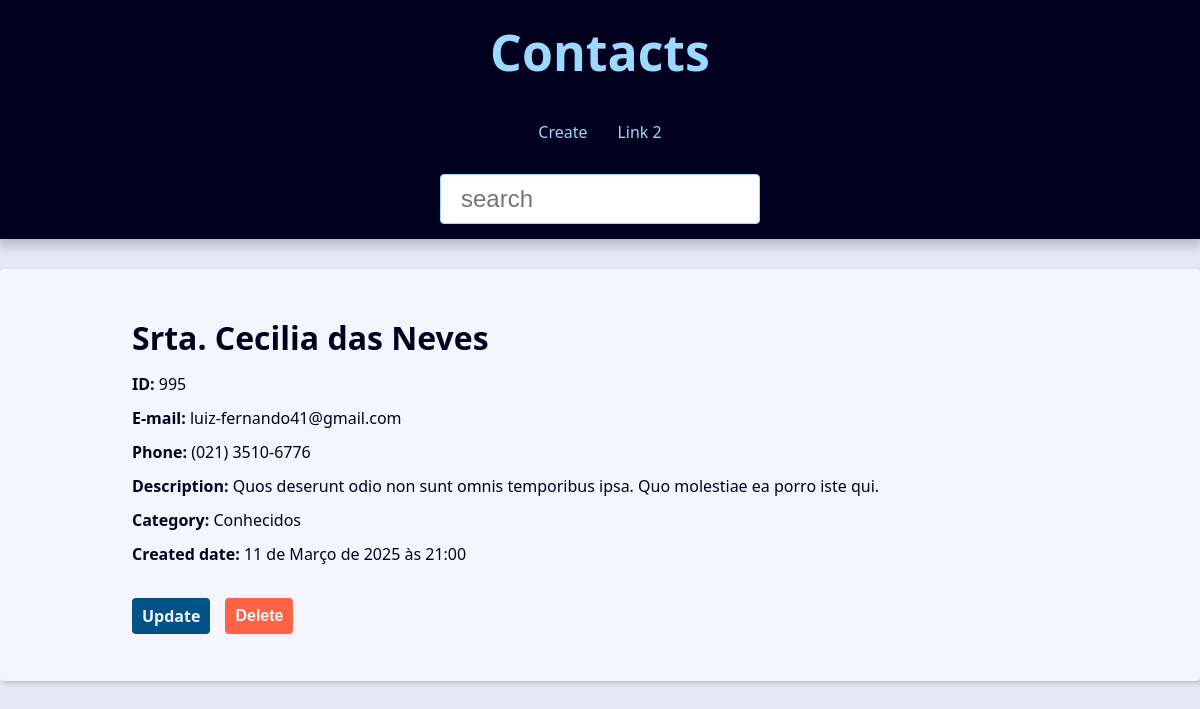
Screenshot of /contact/995/ with the database file from the repository.
### contact/models.py (models this page shows, shortened)
class Contact(models.Model):
    first_name = models.CharField(max_length=50)
    last_name = models.CharField(max_length=50, blank=True)
    phone = models.CharField(max_length=50)
    email = models.EmailField(max_length=254, blank=True, verbose_name='E-mail')
    created_date = models.DateTimeField(default=timezone.now)
    description = models.TextField(blank=True)
    show = models.BooleanField(default=True)
    image = models.ImageField(blank=True, upload_to='pictures/%Y/%m/')
    category = models.ForeignKey(Category, on_delete=models.SET_NULL, blank=True, null=True)
    owner = models.ForeignKey(User, on_delete=models.SET_NULL, null=True, blank=True)

class Category(models.Model):
    class Meta:
        verbose_name = 'Category'
        verbose_name_plural = 'Categories'
    name = models.CharField(max_length=50)

### contact/views.py (the view)
# urls.py: path('contact/<int:contact_id>/', views.contact, name='contact'),
def contact(request, contact_id):
    single_contact = get_object_or_404(Contact, id=contact_id, show=True)
    context = {
        'contact': single_contact,
        'site_title': f'{single_contact.first_name} {single_contact.last_name} - '
    }
    return render(
        request,
        'contact/contact.html',
        context,
    )

### contact/templates/contact/contact.html (shortened to what this page needs)
{% extends "global/base.html" %}
{% block content %}
<div class="single-contact">
    <h1 class="single-contact-name">
        {{contact.first_name}} {{contact.last_name}}
    </h1>
    <p><b>ID:</b> {{contact.id}} </p>
    <p><b>E-mail:</b> {{contact.email}} </p>
    <p><b>Phone:</b> {{contact.phone}} </p>
    <p><b>Description:</b> {{contact.description}} </p>
    <p><b>Category:</b> {{contact.category.name}} </p>
    <p><b>Created date:</b> {{contact.created_date}} </p>
    <div class="contact-links">
        <a class="btn btn-link" href="{% url "contact:update" contact.id %}">Update</a>
        <form action="{% url "contact:delete" contact.id %}" method="POST">
            {% if confirmation == 'no' %}
            <input type="hidden" name="confirmation" value="yes">
            <button class="btn btn-link btn-delete" type="submit">Confirma?</button>
            {% else %}
            <button class="btn btn-link btn-delete" type="submit">Delete</button>
            {% endif %}
        </form>
    </div>
</div>
{% endblock content %}

### base_static/global/css/styles.css (style rules this page uses)
:root { --spacing: 1.5rem; --link-dark-color: rgb(0, 83, 134); --link-light-color: rgb(156, 217, 255); --clr-white: rgb(245, 245, 255); --clr-black: rgb(0, 0, 30); --clr-light-gray: rgb(230, 230, 245); --clr-dark-shadow-5: rgba(0, 0, 10, 5%); --clr-dark-shadow-10: rgba(0, 0, 10, 10%); --clr-dark-shadow-20: rgba(0, 0, 10, 20%); --clr-light-shadow-5: rgba(200, 200, 255, 5%); --clr-light-shadow-10: rgba(200, 200, 255, 10%); --clr-light-shadow-20: rgba(200, 200, 255, 20%); --main-page-width: 120rem; --table-min-width: 60rem; --biggest-font-size: 5rem; --bigger-font-size: 4rem; --big-font-size: 3.2rem; --medium-font-size: 2.4rem; --small-font-size: 1.6rem; --smaller-font-size: 1.4rem; --smallest-font-size: 1.2rem; --transition-fast: 300ms; --transition-medium: 600ms; --transition-slow: 1s; --default-border-radius: 4px; }
*, *::before, *::after { margin: 0; padding: 0; box-sizing: border-box; }
html { font-size: 62.5%; }
body { font-family: system-ui, -apple-system, BlinkMacSystemFont, 'Segoe UI', Roboto, Oxygen, Ubuntu, Cantarell, 'Open Sans', 'Helvetica Neue', sans-serif; line-height: 1.5; font-size: var(--small-font-size); color: var(--clr-black); -webkit-font-smoothing: antialiased; background: var(--clr-light-gray); }
a { text-decoration: none; }
@media (min-width: 600px) { .single-contact { max-width: 80%; margin: calc(var(--spacing) * 2) auto; } }
.single-contact h1 { margin: 1rem 0; }
.single-contact p { margin: 1rem 0; }
.btn { background-color: var(--link-dark-color); color: var(--clr-white); font-weight: bold; border: none; padding: 1rem 2rem; border-radius: var(--default-border-radius); cursor: pointer; transition: filter var(--transition-fast) ease-in-out; }
a:-webkit-any-link { text-decoration: none; }
.contact-links { margin-block: calc(var(--small-font-size) * 2); display: flex; align-items: center; gap: 0 var(--spacing); }
.btn-link { font-size: var(--small-font-size); text-decoration: none; font-weight: bold; padding: 1rem; display: block; line-height: var(--small-font-size); }
.btn-delete { background: tomato; }

### rows the page displays
Contact: first_name "Srta.", last_name "Cecilia das Neves", id "995", email "luiz-fernando41@gmail.com", phone "(021) 3510-6776", description "Quos deserunt odio non sunt omnis temporibus ipsa. Quo molestiae ea porro iste qui.", category.name "Conhecidos", created_date "11 de Março de 2025 às 21:00"
